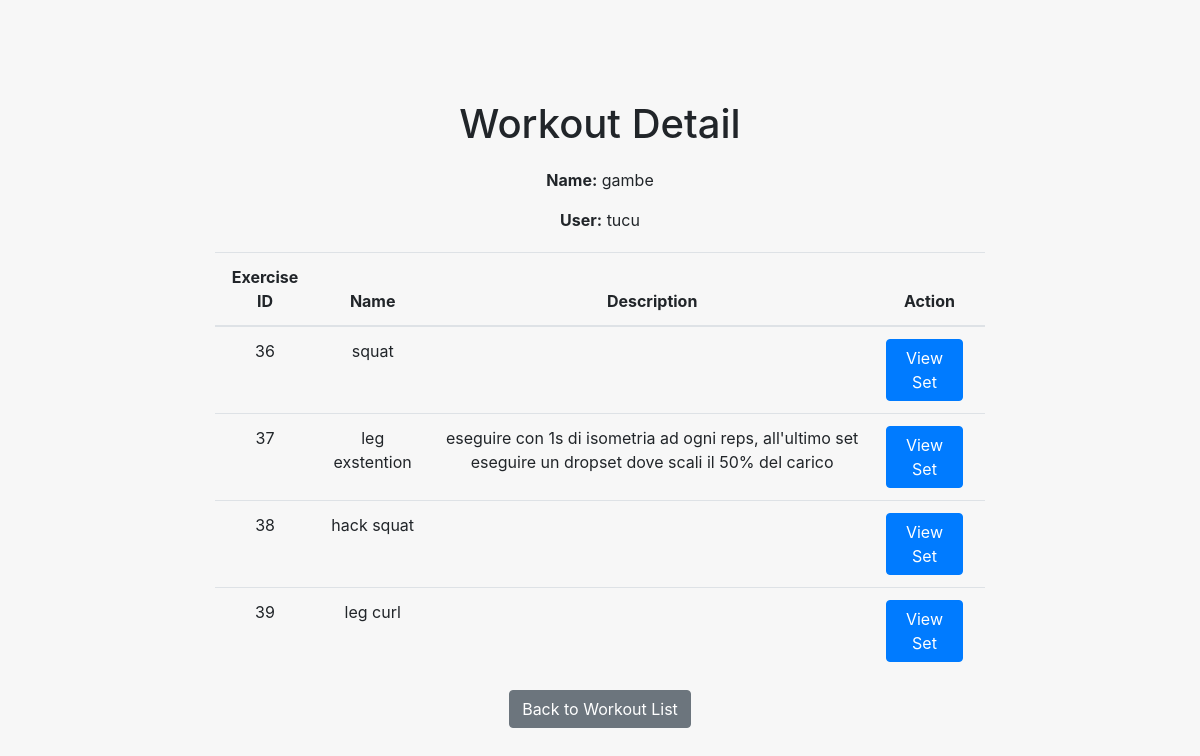
The app's page /workouts/get_exercises/16/ with its own data.
### workouts/models.py (models this page shows, shortened)
class Workout(models.Model):
    id=models.AutoField(primary_key=True)
    user=models.ForeignKey('auth.User', on_delete=models.CASCADE)
    name=models.CharField(max_length=100)
    exercises=models.ManyToManyField(to='Exercise', related_name='esercizio')

class Exercise(models.Model):
    id=models.AutoField(primary_key=True)
    workout=models.ForeignKey('Workout', on_delete=models.CASCADE)
    nExercise=models.IntegerField()
    name = models.CharField(max_length=100)
    description=models.TextField(blank=True, null=True)
    sets=models.ManyToManyField(to='Set', related_name='serie')

### workouts/views.py (the view)
# urls.py: path('get_exercises/<int:workout_id>/',get_exercises,name='exercise_list'),
def get_exercises(request, workout_id):
    workout = Workout.objects.get(id=workout_id)
    exercises = Exercise.objects.filter(workout=workout)
    context = {
        'exercises': exercises,
        'workout': workout,
    }
    return render(request, 'get_exercises.html', context=context)

### templates/get_exercises.html (shortened to what this page needs)
<!DOCTYPE html>
<html>
<head>
    <link rel="stylesheet" href="https://stackpath.bootstrapcdn.com/bootstrap/4.5.0/css/bootstrap.min.css">
</head>
<body>
    <div class="container">
        <h1>Workout Detail</h1>
        <p><strong>Name:</strong> {{ workout.name }}</p>
        <p><strong>User:</strong> {{ workout.user.username }}</p>
        <table class="table">
            <thead>
                <tr>
                    <th>Exercise ID</th>
                    <th>Name</th>
                    <th>Description</th>
                    <th>Action</th>
                </tr>
            </thead>
            <tbody>
                {% for exercise in exercises %}
                    <tr>
                        <td>{{ exercise.id }}</td>
                        <td>{{ exercise.name }}</td>
                        <td>{{ exercise.description }}</td>
                        <td>
                            <a href="{% url 'set_list' workout.id exercise.nExercise %}" class="btn btn-primary">View Set</a>
                        </td>
                    </tr>
                {% endfor %}
            </tbody>
        </table>
        <a href="{% url 'get_workouts' %}" class="btn btn-secondary">Back to Workout List</a>
    </div>
</body>
</html>

### templates/get_exercises.html (style rules this page uses)
body { background-color: #f7f7f7; }
.container { max-width: 800px; margin: 0 auto; margin-top: 100px; text-align: center; }
h1 { margin-bottom: 20px; }
table { margin-top: 20px; }
th, td { padding: 10px; }
.btn-primary { margin-right: 10px; }

### records on screen
Workout: name "gambe", user.username "tucu"
Exercise: id "36", name "squat"
Exercise: id "37", name "leg exstention", description "eseguire con 1s di isometria ad ogni reps, all'ultimo set eseguire un dropset dove scali il 50% del carico"
Exercise: id "38", name "hack squat"
Exercise: id "39", name "leg curl"
